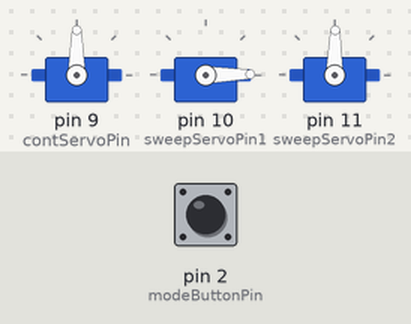
Bench run of a sketch on a simulated Arduino Uno, built with avr-gcc and run on an emulated ATmega328P. On the bench: 3 × servo. The inputs (shaded band) are chosen by the test bench; at power-on: pin 2 (modeButtonPin) HIGH.

Above: at 1.2 s.
1.3 s: pin 2 (modeButtonPin) pulled LOW for 0.15 s
At 1.93 s:
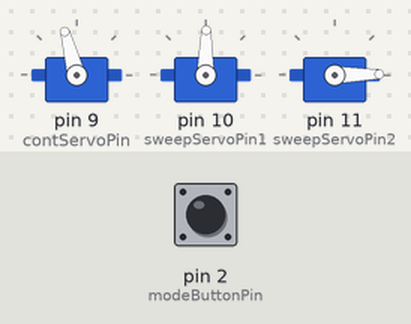
4.3 s: pin 2 (modeButtonPin) pulled LOW for 1 s
At 5.53 s:
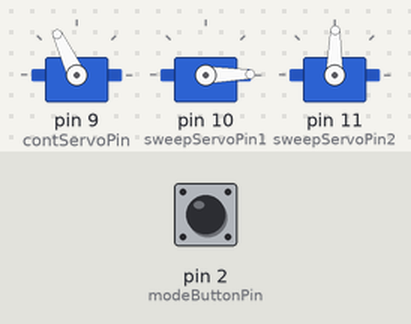
7.3 s: pin 2 (modeButtonPin) pulled LOW for 0.15 s
At 7.77 s:
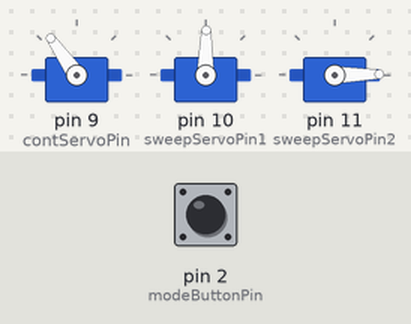
10.3 s: pin 2 (modeButtonPin) pulled LOW for 3.2 s
At 11.3 s:
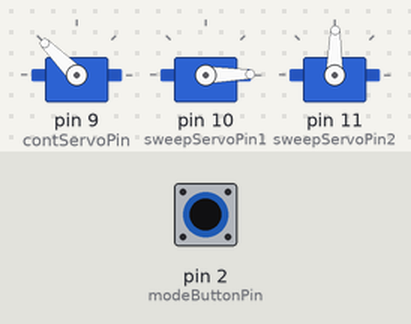
15.0 s: pin 2 (modeButtonPin) pulled LOW for 0.15 s
At 15.45 s:
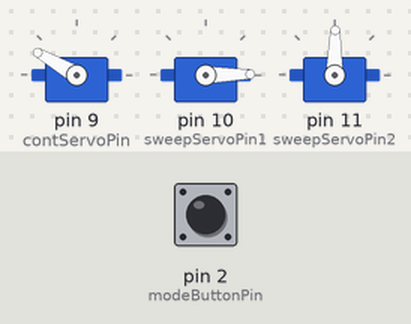
18.0 s: pin 2 (modeButtonPin) pulsed LOW 5 times (0.12 s each, 0.3 s apart)
At 18.75 s:
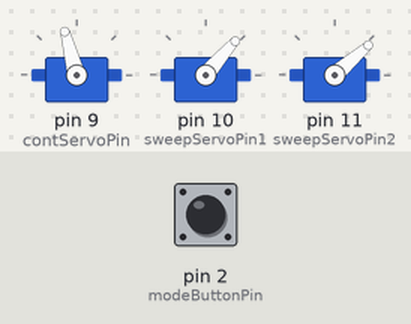
Timing chart, 0 to 22.0 s (numbered marks = the images above; inputs shaded):
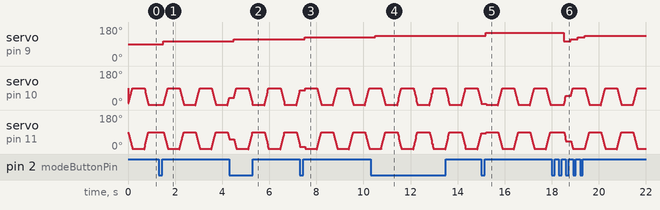

The sketch:

button_change_speed.ino
```cpp
#include <Servo.h>

// ----------------------------
// Servo Objects
// ----------------------------
Servo continuousServo;
Servo sweepServo1;
Servo sweepServo2;

// ----------------------------
// Pin Assignments
// ----------------------------
const int contServoPin = 9;
const int sweepServoPin1 = 10;
const int sweepServoPin2 = 11;
const int modeButtonPin = 2;

// ----------------------------
// Continuous Servo Settings
// ----------------------------
int contStop = 90;          // Adjust 88–92 if slight creeping
bool contAttached = false;
int speedMode = 0;          // 0 = OFF, 1–5 = speed levels
bool lastButtonState = HIGH;

// ----------------------------
// Sweep Timing
// ----------------------------
unsigned long moveInterval = 2;
unsigned long pauseTime = 500;

// ----------------------------
// Sweep Servo 1 (0 ↔ 90)
// ----------------------------
int sweepPos1 = 0;
bool sweepUp1 = true;
bool pauseState1 = false;
unsigned long previousMillis1 = 0;
unsigned long pauseStart1 = 0;

// ----------------------------
// Sweep Servo 2 (90 ↔ 0)
// ----------------------------
int sweepPos2 = 90;
bool sweepUp2 = false;
bool pauseState2 = false;
unsigned long previousMillis2 = 0;
unsigned long pauseStart2 = 0;

// ============================================================
// SETUP
// ============================================================
void setup() {

  continuousServo.attach(contServoPin);
  sweepServo1.attach(sweepServoPin1);
  sweepServo2.attach(sweepServoPin2);

  pinMode(modeButtonPin, INPUT_PULLUP);

  continuousServo.detach();  // Start OFF
  contAttached = false;
}

// ============================================================
// LOOP
// ============================================================
void loop() {

  handleButton();
  controlContinuousServo();
  sweepServoOne();
  sweepServoTwo();
}

// ============================================================
// BUTTON HANDLER (Cycle Speeds)
// ============================================================
void handleButton() {

  bool buttonState = digitalRead(modeButtonPin);

  // Detect button press (HIGH → LOW)
  if (lastButtonState == HIGH && buttonState == LOW) {

    speedMode++;
    if (speedMode > 5) speedMode = 0;

    delay(200);   // Simple debounce
  }

  lastButtonState = buttonState;
}

// ============================================================
// CONTINUOUS SERVO CONTROL
// ============================================================
void controlContinuousServo() {

  int speed = 0;

  switch (speedMode) {
    case 1: speed = 15; break;
    case 2: speed = 25; break;
    case 3: speed = 35; break;
    case 4: speed = 45; break;
    case 5: speed = 60; break;
    default: speed = 0; break;
  }

  if (speed > 0) {

    if (!contAttached) {
      continuousServo.attach(contServoPin);
      contAttached = true;
    }

    continuousServo.write(contStop + speed);
  }
  else {

    if (contAttached) {
      continuousServo.detach();  // Remove signal completely
      contAttached = false;
    }
  }
}

// ============================================================
// SWEEP SERVO 1 (0 ↔ 90)
// ============================================================
void sweepServoOne() {

  unsigned long currentMillis = millis();

  if (pauseState1) {
    if (currentMillis - pauseStart1 >= pauseTime) {
      pauseState1 = false;
      sweepUp1 = !sweepUp1;
    }
    return;
  }

  if (currentMillis - previousMillis1 >= moveInterval) {
    previousMillis1 = currentMillis;

    sweepServo1.write(sweepPos1);

    if (sweepUp1) {
      sweepPos1++;
      if (sweepPos1 >= 90) {
        sweepPos1 = 90;
        pauseState1 = true;
        pauseStart1 = currentMillis;
      }
    } else {
      sweepPos1--;
      if (sweepPos1 <= 0) {
        sweepPos1 = 0;
        pauseState1 = true;
        pauseStart1 = currentMillis;
      }
    }
  }
}

// ============================================================
// SWEEP SERVO 2 (90 ↔ 0)
// ============================================================
void sweepServoTwo() {

  unsigned long currentMillis = millis();

  if (pauseState2) {
    if (currentMillis - pauseStart2 >= pauseTime) {
      pauseState2 = false;
      sweepUp2 = !sweepUp2;
    }
    return;
  }

  if (currentMillis - previousMillis2 >= moveInterval) {
    previousMillis2 = currentMillis;

    sweepServo2.write(sweepPos2);

    if (sweepUp2) {
      sweepPos2++;
      if (sweepPos2 >= 90) {
        sweepPos2 = 90;
        pauseState2 = true;
        pauseStart2 = currentMillis;
      }
    } else {
      sweepPos2--;
      if (sweepPos2 <= 0) {
        sweepPos2 = 0;
        pauseState2 = true;
        pauseStart2 = currentMillis;
      }
    }
  }
}
```

Measured:
- after the input at 1.3 s, servo on pin 9 (contServoPin): 90° → 105° after 0.20 s
- after the input at 4.3 s, servo on pin 9 (contServoPin): 105° → 115° after 0.20 s
- after the input at 7.3 s, servo on pin 9 (contServoPin): 115° → 125° after 0.20 s
- after the input at 10.3 s, servo on pin 9 (contServoPin): 125° → 135° after 0.20 s
- after the input at 15.0 s, servo on pin 9 (contServoPin): 135° → 150° after 0.20 s
- after the input at 18.0 s, servo on pin 9 (contServoPin): 150° → 105° after 0.50 s, → 115° 0.30 s later, → 125° 0.30 s later, → 135° 0.30 s later
